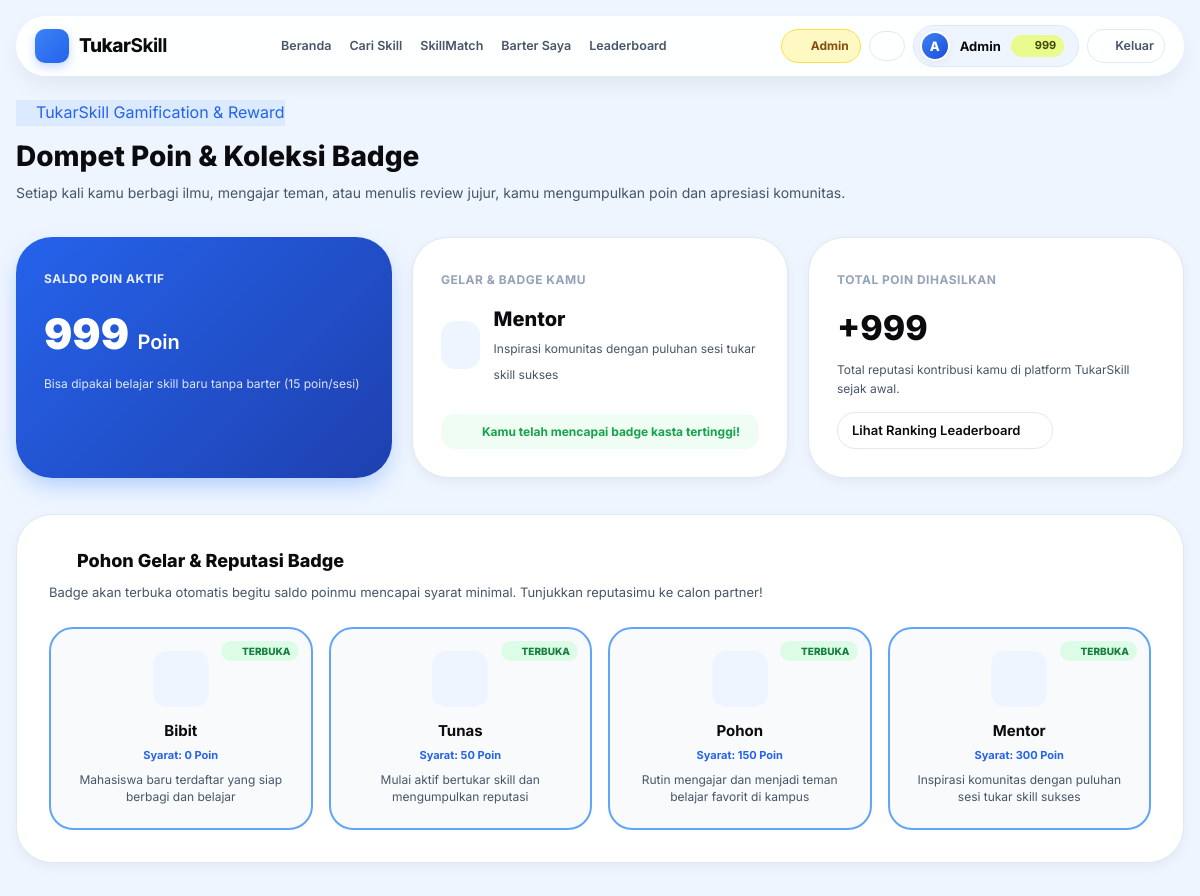
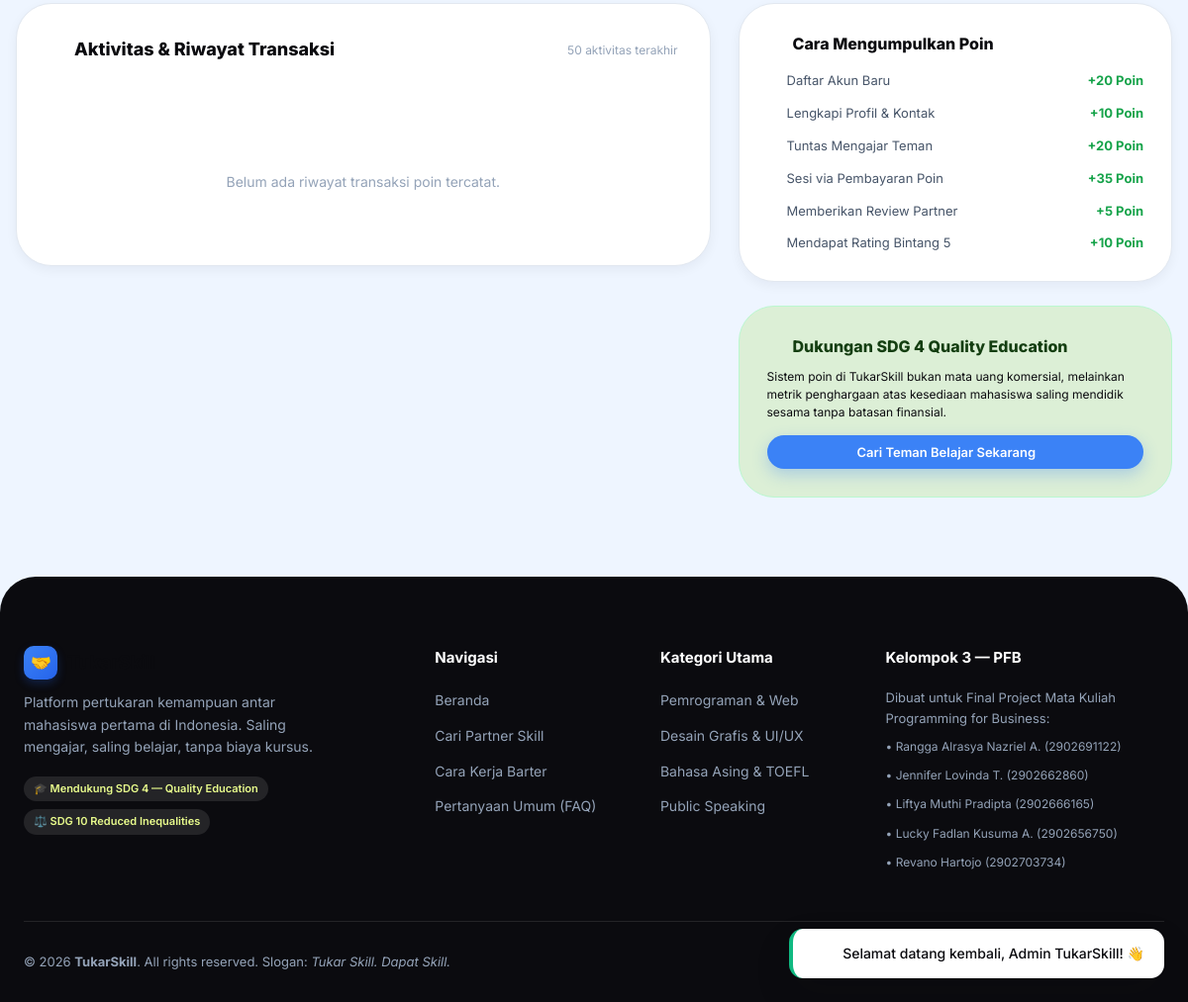
Page /points.php (signed in) on the committed database (2 pictures, top to bottom).
### tables this page shows
CREATE TABLE `users` (
  `id` INT AUTO_INCREMENT PRIMARY KEY,
  `name` VARCHAR(100) NOT NULL,
  `nim` CHAR(10) NOT NULL UNIQUE,
  `email` VARCHAR(100) NOT NULL UNIQUE,
  `password` VARCHAR(255) NOT NULL,
  `major` VARCHAR(100) NOT NULL,
  `batch_year` YEAR NULL,
  `bio` TEXT NULL,
  `photo` VARCHAR(255) NULL,
  `whatsapp` VARCHAR(20) NULL,
  `role` ENUM('user', 'admin') NOT NULL DEFAULT 'user',
  `points` INT NOT NULL DEFAULT 20,
  `total_points` INT NOT NULL DEFAULT 20,
  `profile_bonus_given` TINYINT(1) NOT NULL DEFAULT 0,
  `is_active` TINYINT(1) NOT NULL DEFAULT 1,
  `remember_token` VARCHAR(64) NULL,
  `created_at` DATETIME NOT NULL DEFAULT CURRENT_TIMESTAMP,
  `updated_at` DATETIME NOT NULL DEFAULT CURRENT_TIMESTAMP ON UPDATE CURRENT_TIMESTAMP
);

CREATE TABLE `badges` (
  `id` INT AUTO_INCREMENT PRIMARY KEY,
  `name` VARCHAR(50) NOT NULL UNIQUE,
  `icon` VARCHAR(20) NOT NULL,
  `description` VARCHAR(255) NULL,
  `min_points` INT NOT NULL DEFAULT 0
);

CREATE TABLE `user_badges` (
  `user_id` INT NOT NULL,
  `badge_id` INT NOT NULL,
  `earned_at` DATETIME NOT NULL DEFAULT CURRENT_TIMESTAMP,
  PRIMARY KEY (`user_id`, `badge_id`),
  CONSTRAINT `fk_ub_user` FOREIGN KEY (`user_id`) REFERENCES `users` (`id`) ON DELETE CASCADE ON UPDATE CASCADE,
  CONSTRAINT `fk_ub_badge` FOREIGN KEY (`badge_id`) REFERENCES `badges` (`id`) ON DELETE CASCADE ON UPDATE CASCADE
);

### points.php (the view, shortened to what the rows shown need)
<?php
require_once __DIR__ . '/includes/header.php';
$user = current_user();
$user_id = (int)$user['id'];
$current_points = (int)$user['points'];
$badges = [];
if (is_db_connected()) {
    $u_res = $conn->query("SELECT points FROM users WHERE id = $user_id LIMIT 1");
    if ($u_res && $u_row = $u_res->fetch_assoc()) {
        $current_points = (int)$u_row['points'];
    }
    $b_res = $conn->query("
        SELECT b.*, ub.earned_at
        FROM badges b
        LEFT JOIN user_badges ub ON b.id = ub.badge_id AND ub.user_id = $user_id
        ORDER BY b.min_points ASC
    ");
    if ($b_res) {
        while ($b_row = $b_res->fetch_assoc()) {
            $badges[] = $b_row;
        }
    }
}
$active_badge = null;
$next_badge = null;
foreach ($badges as $b) {
    if ($b['earned_at'] !== null) {
        $active_badge = $b;
    } elseif ($next_badge === null && $current_points < (int)$b['min_points']) {
        $next_badge = $b;
    }
}
?>
<div class="container" style="padding: 40px 16px 80px;">
    <div style="margin-bottom: 32px;">
        <h1 style="font-size: 28px; font-weight: 800; color: var(--ink);">
            Dompet Poin & Koleksi Badge
        </h1>
    </div>
    <div style="display: grid; grid-template-columns: repeat(auto-fit, minmax(260px, 1fr)); gap: 20px; margin-bottom: 36px;">
        <div style="background: linear-gradient(135deg, var(--blue-600) 0%, #1e40af 100%); border-radius: var(--radius-xl); padding: 28px; color: var(--white); box-shadow: 0 10px 25px -5px rgba(59, 130, 246, 0.4); position: relative; overflow: hidden;">
            <div style="position: absolute; right: -15px; bottom: -20px; opacity: 0.12; color: #ffffff; user-select: none;">
                <?= icon('coins', '', 140) ?>
            </div>
            <span style="font-size: 12px; font-weight: 700; text-transform: uppercase; letter-spacing: 0.5px; opacity: 0.9;">Saldo Poin Aktif</span>
            <div style="font-size: 42px; font-weight: 900; margin: 10px 0 6px;">
                <?= number_format($current_points, 0, ',', '.') ?> <span style="font-size: 20px; font-weight: 600;">Poin</span>
            </div>
            <p style="font-size: 12px; opacity: 0.85; margin: 0;">
                Bisa dipakai belajar skill baru tanpa barter (15 poin/sesi)
            </p>
        </div>
        <div style="background: var(--white); border-radius: var(--radius-xl); padding: 28px; border: 1px solid var(--gray-200); box-shadow: var(--shadow-sm); display: flex; flex-direction: column; justify-content: space-between;">
            <div>
                <div style="display: flex; align-items: center; gap: 14px; margin-top: 12px;">
                    <div>
                        <div style="font-size: 20px; font-weight: 800; color: var(--ink);">
                            <?= e($active_badge['name'] ?? 'Bibit Mahasiswa') ?>
                        </div>
                        <span style="font-size: 12px; color: var(--gray-600);">
                            <?= e($active_badge['description'] ?? 'Baru bergabung dalam gerakan SDG 4') ?>
                        </span>
                    </div>
                </div>
            </div>
        </div>
    </div>
    <div style="background: var(--white); border-radius: var(--radius-xl); padding: 32px; border: 1px solid var(--gray-200); box-shadow: var(--shadow-sm); margin-bottom: 36px;">
        <div style="display: grid; grid-template-columns: repeat(auto-fit, minmax(220px, 1fr)); gap: 16px;">
            <?php foreach ($badges as $bg):
                $unlocked = ($bg['earned_at'] !== null) || ($current_points >= (int)$bg['min_points']);
            ?>
                <div style="border: 2px solid <?= $unlocked ? 'var(--blue-400)' : 'var(--gray-200)' ?>; background: <?= $unlocked ? '#f8fafc' : '#f9fafb' ?>; border-radius: var(--radius-lg); padding: 22px; text-align: center; position: relative; opacity: <?= $unlocked ? '1' : '0.65' ?>;">
                    <?php if ($unlocked): ?>
                        <span style="position: absolute; top: 12px; right: 12px; font-size: 10px; font-weight: 800; background: #dcfce7; color: #15803d; padding: 2px 8px; border-radius: 999px; display: inline-flex; align-items: center; gap: 3px;">
                            <?= icon('check', '', 10) ?> TERBUKA
                        </span>
                    <?php else: ?>
                        <span style="position: absolute; top: 12px; right: 12px; font-size: 10px; font-weight: 800; background: var(--gray-200); color: var(--gray-600); padding: 2px 8px; border-radius: 999px; display: inline-flex; align-items: center; gap: 3px;">
                            <?= icon('lock', '', 10) ?> TERKUNCI
                        </span>
                    <?php endif; ?>
                    <div style="width: 56px; height: 56px; margin: 0 auto 12px; border-radius: var(--radius-md); background: <?= $unlocked ? 'var(--blue-50)' : 'var(--gray-100)' ?>; color: <?= $unlocked ? 'var(--blue-600)' : 'var(--gray-400)' ?>; display: flex; align-items: center; justify-content: center;">
                        <?= badge_icon_svg($bg['name'], 28) ?>
                    </div>
                    <strong style="font-size: 15px; color: var(--ink); display: block; margin-bottom: 4px;">
                        <?= e($bg['name']) ?>
                    </strong>
                    <span style="font-size: 11px; font-weight: 700; color: var(--blue-600); display: block; margin-bottom: 8px;">
                        Syarat: <?= (int)$bg['min_points'] ?> Poin
                    </span>
                    <p style="font-size: 12px; color: var(--gray-600); margin: 0; line-height: 1.4;">
                        <?= e($bg['description']) ?>
                    </p>
                </div>
            <?php endforeach; ?>
        </div>
    </div>
    </div>
<?php require_once __DIR__ . '/includes/footer.php'; ?>

### includes/header.php (shortened to what the rows shown need)
<?php
require_once __DIR__ . '/../config/db.php';
require_once __DIR__ . '/functions.php';
$logged_user = current_user();
?>
<!DOCTYPE html>
<html lang="id">
<head>
    <link rel="stylesheet" href="assets/css/style.css">
</head>
<body>
    <?php $flash = get_flash(); if ($flash): ?>
            <span><?= ($flash['type'] === 'success') ? icon('check-circle', '', 18) : (($flash['type'] === 'danger') ? icon('x-circle', '', 18) : icon('info', '', 18)) ?></span>
    <?php endif; ?>
<header class="navbar">
    <nav class="nav-pill">
        <div class="nav-actions">
            <?php if (is_logged_in() && $logged_user): ?>
                <?php if ($logged_user['role'] === 'admin'): ?>
                    <a href="admin/index.php" class="btn btn-outline btn-sm" style="background: #fef9c3; border-color: #fde047; color: #854d0e; font-weight: 700; padding: 6px 11px; font-size: 12px; display: inline-flex; align-items: center; gap: 5px;" title="Buka Panel Admin">
                        <?= icon('shield', '', 13) ?> <span>Admin</span>
                    </a>
                <?php endif; ?>
                <a href="notifications.php" class="btn btn-outline btn-sm" style="padding: 6px 9px; position: relative; display: inline-flex; align-items: center; justify-content: center;" title="Notifikasi">
                    <?= icon('bell', '', 16) ?>
                </a>
                <a href="dashboard.php" class="user-menu-pill" title="Buka Dashboard">
                    <?= render_avatar($logged_user['photo'], $logged_user['name'], 30) ?>
                    <span style="font-weight: 700; font-size: 13px;"><?= e(explode(' ', $logged_user['name'])[0]) ?></span>
                    <span class="points-badge" title="Saldo Poin Aktif" style="display: inline-flex; align-items: center; gap: 4px;">
                        <?= icon('coins', '', 12) ?> <span><?= (int)$logged_user['points'] ?></span>
                    </span>
                </a>
                <a href="logout.php" class="btn btn-outline btn-sm" style="padding: 6px 10px; font-size: 12.5px; color: var(--gray-600); display: inline-flex; align-items: center; gap: 4px;" title="Keluar akun">
                    <?= icon('log-out', '', 13) ?> <span>Keluar</span>
                </a>
            <?php endif; ?>
        </div>
    </nav>
</header>

### includes/icons.php (shortened to what the rows shown need)
<?php
function icon($name, $class = '', $size = 18, $extra_attrs = '') {
    $size_attr = $size ? 'width="' . (int)$size . '" height="' . (int)$size . '"' : '';
    $classes = 'ts-icon ts-icon-' . htmlspecialchars($name) . ($class ? ' ' . htmlspecialchars($class) : '');
    $svg_open = '<svg xmlns="http://www.w3.org/2000/svg" ' . $size_attr . ' viewBox="0 0 24 24" fill="none" stroke="currentColor" stroke-width="2" stroke-linecap="round" stroke-linejoin="round" class="' . $classes . '" ' . $extra_attrs . ' aria-hidden="true">';
    $svg_close = '</svg>';
    $inner = $paths[$name] ?? $paths['sparkles'];
    return $svg_open . $inner . $svg_close;
}
function badge_icon_svg($badge_name, $size = 20, $class = '') {
    $n = strtolower((string)$badge_name);
    if (strpos($n, 'mentor') !== false || strpos($n, 'sdg') !== false) {
        return icon('shield-check', $class, $size);
    } elseif (strpos($n, 'master') !== false) {
        return icon('trophy', $class, $size);
    } elseif (strpos($n, 'mahir') !== false) {
        return icon('award', $class, $size);
    }
    return icon('coins', $class, $size);
}

### includes/functions.php (shortened to what the rows shown need)
<?php
require_once __DIR__ . '/icons.php';
function user_avatar_url($photo, $name = '') {
    $first_word = strtolower(explode(' ', trim((string)$name))[0] ?? '');
    return '';
}
function render_avatar($photo, $name, $size = 40, $extra_class = '') {
    $url = user_avatar_url($photo, $name);
    $initial = strtoupper(substr(trim((string)$name), 0, 1) ?: 'U');
    $size_px = (int)$size;
    return '<div class="ts-avatar-fallback ' . e($extra_class) . '" style="width:' . $size_px . 'px; height:' . $size_px . 'px; border-radius:50%; background:linear-gradient(135deg, #3b82f6, #1d4ed8); color:#ffffff; font-weight:800; font-size:' . round($size_px * 0.42) . 'px; display:inline-flex; align-items:center; justify-content:center; border:2px solid #ffffff; box-shadow:0 2px 8px rgba(15,23,42,0.06); flex-shrink:0;">' . e($initial) . '</div>';
}
function e($string) {
    return htmlspecialchars((string)($string ?? ''), ENT_QUOTES, 'UTF-8');
}
function is_logged_in() {
    return isset($_SESSION['user_id']) && !empty($_SESSION['user_id']);
}
function current_user() {
    global $conn;
    static $cached_user = null;
    if ($cached_user !== null) {
        return $cached_user;
    }
    $user_id = (int)$_SESSION['user_id'];
    $stmt = $conn->prepare("SELECT id, name, nim, email, major, batch_year, bio, photo, whatsapp, role, points, total_points, is_active FROM users WHERE id = ? LIMIT 1");
    if ($stmt) {
        $stmt->bind_param("i", $user_id);
        $stmt->execute();
        $result = $stmt->get_result();
        $cached_user = $result->fetch_assoc();
    }
    return $cached_user;
}

### rows in the picture
users: name "A", name "Admin", points "999"
badges: name "Mentor", description "Inspirasi komunitas dengan puluhan sesi tukar skill sukses"
user_badges: badge.name "Bibit", badge.min_points "0", badge.description "Mahasiswa baru terdaftar yang siap berbagi dan belajar"
user_badges: badge.name "Tunas", badge.min_points "50", badge.description "Mulai aktif bertukar skill dan mengumpulkan reputasi"
user_badges: badge.name "Pohon", badge.min_points "150", badge.description "Rutin mengajar dan menjadi teman belajar favorit di kampus"
user_badges: badge.name "Mentor", badge.min_points "300", badge.description "Inspirasi komunitas dengan puluhan sesi tukar skill sukses"

### other values in the picture
$flash['message'] "Selamat datang kembali, Admin TukarSkill! 👋"
$total_earned "999"
